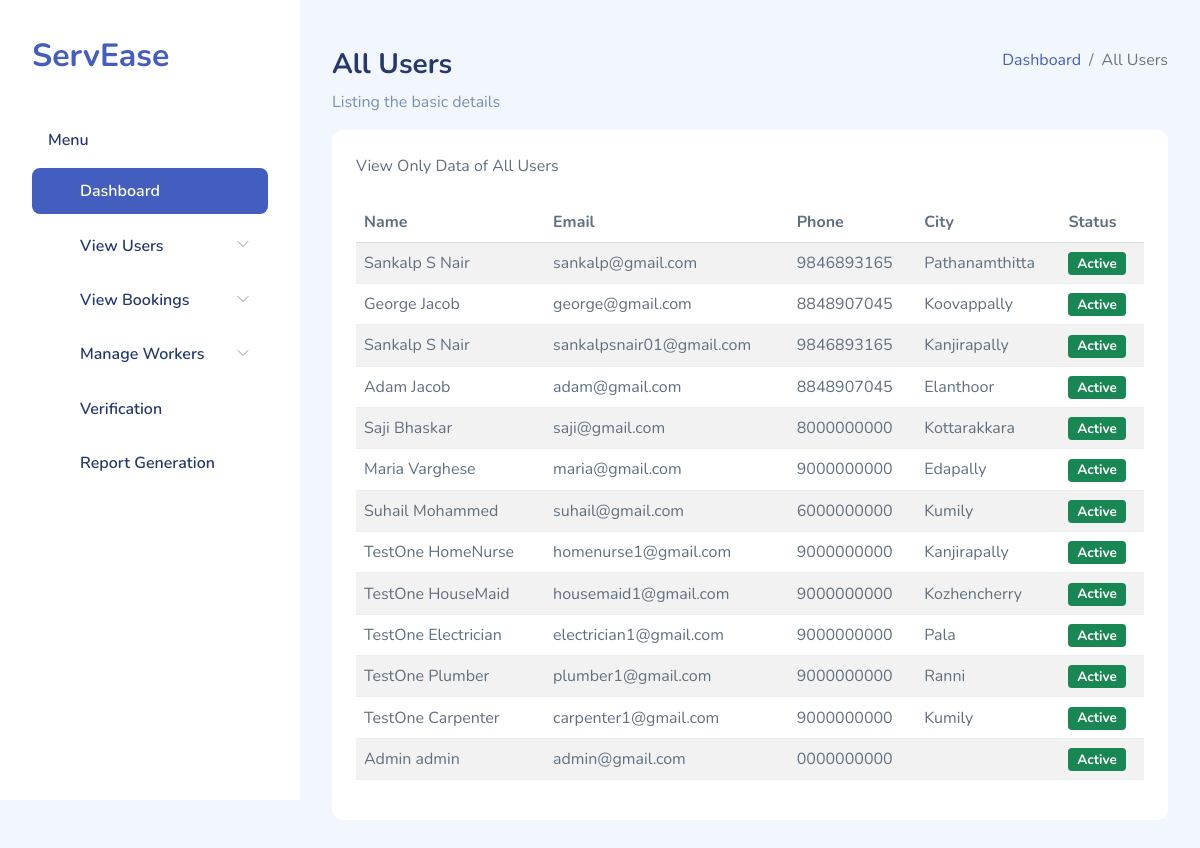
Before: /full_users/ with the older database file.
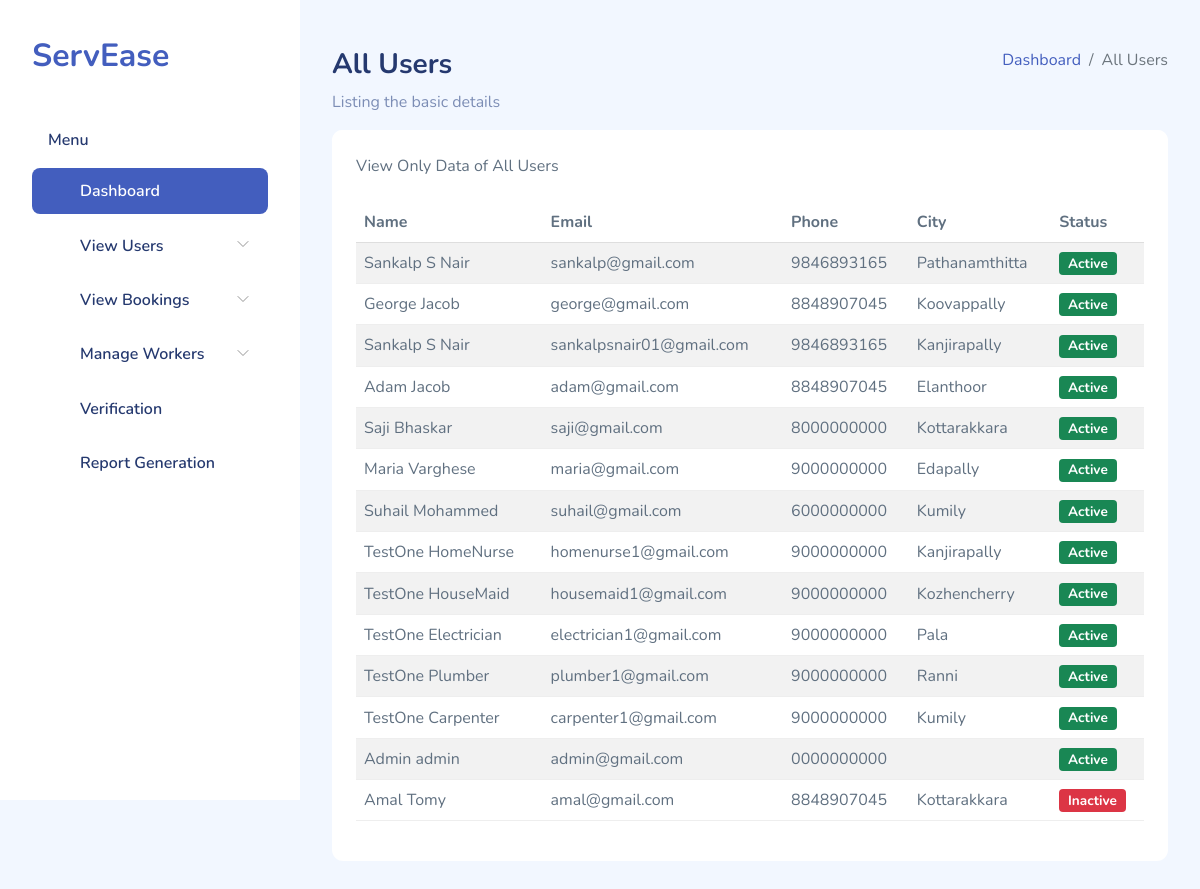
After: the same page with the newer database file.
### Home_app/models.py (models this page shows)
class Users(models.Model):
    user_id = models.AutoField(primary_key=True)
    firstname = models.CharField(max_length=20,blank=False)
    lastname = models.CharField(max_length=20,blank=False)
    email = models.EmailField(unique=True,blank=False)
    phone = models.CharField(max_length=10,null=True)
    address = models.TextField()
    place=models.CharField(max_length=30, blank=True)
    availability = models.IntegerField(default=0)
    district = models.CharField(max_length=20, blank=True)
    image = models.ImageField(upload_to='profile_pic', null=True, blank=True)
    password = models.CharField(max_length=256)
    usertype = models.CharField(max_length=20)
    active = models.BooleanField(default=True)

### Home_app/views.py (the view)
# urls.py: path('full_users/', views.Full_usersPage, name='full_users'),
def Full_usersPage(request):
    users = Users.objects.all()
    return render(request, 'admin_temp/full_users.html', {'users': users})

### templates/admin_temp/full_users.html (shortened to what the changed rows need)
{% load static %}
<!DOCTYPE html>
<html lang="en">
<head>
    <link rel="stylesheet" href="{% static 'adm_assets/css/bootstrap.css' %}">
    <link rel="stylesheet" href="{% static 'adm_assets/vendors/iconly/bold.css'%}">
    <link rel="stylesheet" href="{% static 'adm_assets/vendors/perfect-scrollbar/perfect-scrollbar.css' %}">
    <link rel="stylesheet" href="{% static 'adm_assets/vendors/bootstrap-icons/bootstrap-icons.css' %}">
    <link rel="stylesheet" href="{% static 'adm_assets/css/app.css' %}">
</head>
<body>
    <div id="app">
        <div id="main">
            <div class="page-heading">
                <section class="section">
                    <div class="card">
                        <div class="card-body">
                            <table class="table table-striped" id="table1">
                                <thead>
                                    <tr>
                                        <th>Name</th>
                                        <th>Email</th>
                                        <th>Phone</th>
                                        <th>City</th>
                                        <th>Status</th>
                                    </tr>
                                </thead>
                                <tbody>
                                    {% for user in users %}
                                    <tr>
                                        <td>{{ user.firstname }} {{ user.lastname }}</td>
                                        <td>{{ user.email }}</td>
                                        <td>{{ user.phone }}</td>
                                        <td>{{ user.place }}</td>
                                        <td>
                                            {% if user.availability %}
                                                <span class="badge bg-success">Active</span>
                                            {% else %}
                                                <span class="badge bg-danger">Inactive</span>
                                            {% endif %}
                                        </td>
                                    </tr>
                                    {% empty %}
                                    <tr>
                                        <td colspan="5">No workers found.</td>
                                    </tr>
                                    {% endfor %}
                                </tbody>
                            </table>
                        </div>
                    </div>
                </section>
            </div>
        </div>
    </div>
</body>
</html>

Changed rows visible on the page:
added Users: firstname "Amal", lastname "Tomy", email "amal@gmail.com", phone "8848907045", place "Kottarakkara", availability "Inactive"
